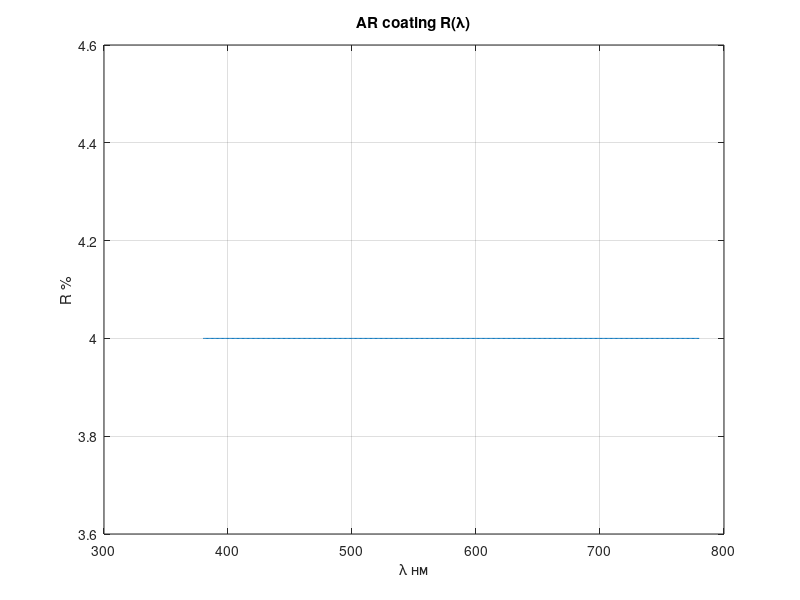

Here is the MATLAB script that generated this plot:
% Просветляющее покрытие
% TMM: интерференция в тонкой плёнке

df = 100; nf = 1.38;
n0 = 1.0; ns = 1.5;
lam = linspace(380, 780, 400);
delta = 2*pi*nf*(df*1e-9)./lam;
r01 = (n0-nf)/(n0+nf); r12 = (nf-ns)/(nf+ns);
R = abs((r01 + r12*exp(-2i*delta))./(1 + r01*r12*exp(-2i*delta))).^2;
figure;
plot(lam, R*100);
title('AR coating R(\lambda)'); xlabel('\lambda нм'); ylabel('R %'); grid on;

%{
@play
{
 "title": "Просветляющее покрытие",
 "groups": [
  {
   "name": "Плёнка",
   "controls": [
    {
     "var": "df",
     "label": "Толщина нм",
     "min": 50,
     "max": 300,
     "step": 10,
     "default": 100
    },
    {
     "var": "nf",
     "label": "n плёнки",
     "min": 1.2,
     "max": 1.8,
     "step": 0.02,
     "default": 1.38
    }
   ]
  }
 ]
}
%}
